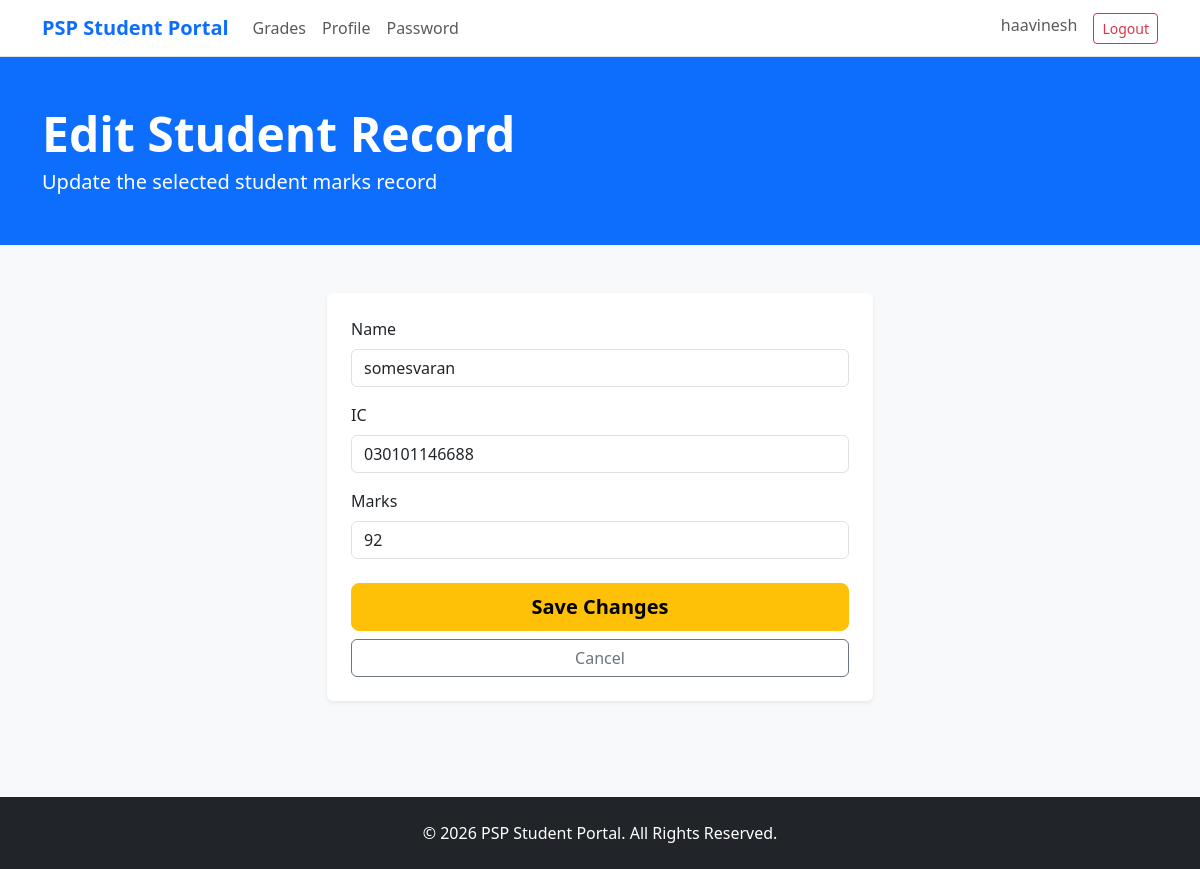
Screenshot of /index.php?action=edit_student&id=3 (signed in) with the database file from the repository.
### tables this page shows
CREATE TABLE student_grades (
    id INT UNSIGNED AUTO_INCREMENT PRIMARY KEY,
    name VARCHAR(100) NOT NULL,
    ic VARCHAR(12) NOT NULL UNIQUE,
    marks TINYINT UNSIGNED NOT NULL,
    created_at TIMESTAMP DEFAULT CURRENT_TIMESTAMP,
    updated_at TIMESTAMP DEFAULT CURRENT_TIMESTAMP ON UPDATE CURRENT_TIMESTAMP,
    CONSTRAINT chk_student_marks CHECK (marks BETWEEN 0 AND 100)
);

### app/controllers/MainController.php (called while the page is built, shortened)
<?php
class MainController
{
    private StudentModel $model;
    public function __construct(\mysqli $conn)
    {
        $this->model = new StudentModel($conn);
    }
    public function editStudent(): void
    {
        $id = filter_input(INPUT_GET, 'id', FILTER_VALIDATE_INT);
        $student = $id ? $this->model->getStudent($id) : false;
        require __DIR__ . '/../views/edit_student.php';
    }
}

### index.php (called while the page is built, shortened)
<?php
require_once __DIR__ . '/app/includes/db_connect.php';
require_once __DIR__ . '/app/models/StudentModel.php';
require_once __DIR__ . '/app/controllers/MainController.php';
$controller = new MainController($conn);
$routes = [
    'home' => 'home',
    'login' => 'login',
    'logout' => 'logout',
    'register' => 'register',
    'dashboard' => 'dashboard',
    'profile' => 'profile',
    'upload_profile_picture' => 'uploadProfilePicture',
    'change_password' => 'changePassword',
    'create_student' => 'createStudent',
    'edit_student' => 'editStudent',
    'delete_student' => 'deleteStudent',
];
$action = $_GET['action'] ?? 'home';
$method = $routes[$action] ?? 'home';
$controller->$method();

### app/models/StudentModel.php (called while the page is built, shortened)
<?php
class StudentModel
{
    public function getStudent(int $id): array|false
    {
        return $this->one("SELECT id, name, ic, marks FROM student_grades WHERE id = ?", 'i', [$id]);
    }
    private function all(string $sql, string $types = '', array $params = []): array
    {
        $stmt = $this->statement($sql, $types, $params);
        $stmt->execute();
        $rows = $stmt->get_result()->fetch_all(MYSQLI_ASSOC);
        return $rows;
    }
    private function one(string $sql, string $types, array $params): array|false
    {
        $rows = $this->all($sql, $types, $params);
        return $rows[0] ?? false;
    }
    private function statement(string $sql, string $types = '', array $params = []): \mysqli_stmt
    {
        $stmt = $this->conn->prepare($sql);
        if ($types !== '') {
            $stmt->bind_param($types, ...$params);
        }
        return $stmt;
    }
}

### app/views/edit_student.php (the view, shortened to what this page needs)
<?php require_once __DIR__ . '/../views/header.php'; ?>
<header class="bg-primary text-white py-5">
    <div class="container">
        <h1 class="display-5 fw-bold mb-1">Edit Student Record</h1>
        <p class="lead mb-0">Update the selected student marks record</p>
    </div>
</header>
<main class="py-5">
    <div class="container">
        <div class="row justify-content-center">
            <div class="col-md-7 col-lg-6">
                <div class="card border-0 shadow-sm">
                    <div class="card-body p-4">
                        <form method="post" action="index.php?action=edit_student&id=<?php echo (int) $student['id']; ?>">
                            <div class="mb-3">
                                <label for="name" class="form-label">Name</label>
                                <input type="text" class="form-control" id="name" name="name"
                                    value="<?php echo htmlspecialchars($student['name']); ?>" maxlength="100" required>
                            </div>
                            <div class="mb-3">
                                <label for="ic" class="form-label">IC</label>
                                <input type="text" class="form-control" id="ic" name="ic"
                                    value="<?php echo htmlspecialchars($student['ic']); ?>" pattern="[0-9]{12}"
                                    maxlength="12" required>
                            </div>
                            <div class="mb-4">
                                <label for="marks" class="form-label">Marks</label>
                                <input type="number" class="form-control" id="marks" name="marks"
                                    value="<?php echo (int) $student['marks']; ?>" min="0" max="100" required>
                            </div>
                            <div class="d-grid gap-2">
                                <button type="submit" class="btn btn-warning btn-lg fw-semibold">Save Changes</button>
                                <a href="index.php?action=dashboard" class="btn btn-outline-secondary">Cancel</a>
                            </div>
                        </form>
                    </div>
                </div>
            </div>
        </div>
    </div>
</main>
<?php require_once __DIR__ . '/../views/footer.php'; ?>

### rows the page displays
student_grades: name "somesvaran", ic "030101146688", marks "92"

### other values shown
$_SESSION['user_name'] "haavinesh"
